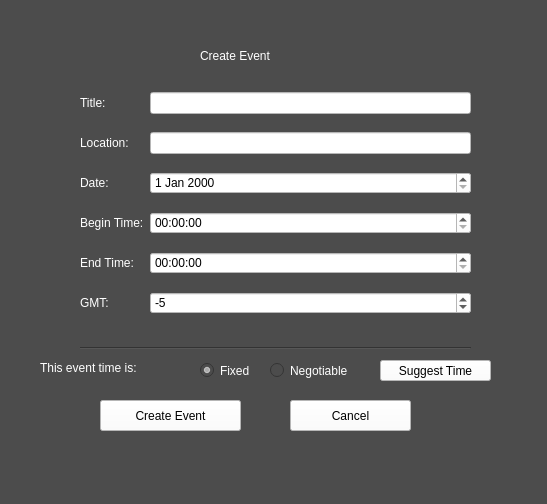
<?xml version="1.0" encoding="UTF-8"?>
<ui version="4.0">
 <class>createevent</class>
 <widget class="QWidget" name="createevent">
  <property name="geometry">
   <rect>
    <x>0</x>
    <y>0</y>
    <width>547</width>
    <height>504</height>
   </rect>
  </property>
  <property name="windowTitle">
   <string>Personal Event</string>
  </property>
  <property name="styleSheet">
   <string notr="true">background-color: rgb(76, 76, 76);
font: 12pt &quot;Courier&quot;;</string>
  </property>
  <widget class="QPushButton" name="pushButton">
   <property name="geometry">
    <rect>
     <x>100</x>
     <y>400</y>
     <width>141</width>
     <height>31</height>
    </rect>
   </property>
   <property name="styleSheet">
    <string notr="true">background-color: rgb(255, 255, 255);
color: rgb(0, 0, 0);
font: 13pt &quot;Courier&quot;;
</string>
   </property>
   <property name="text">
    <string>Create Event</string>
   </property>
  </widget>
  <widget class="QWidget" name="gridLayoutWidget">
   <property name="geometry">
    <rect>
     <x>80</x>
     <y>80</y>
     <width>391</width>
     <height>251</height>
    </rect>
   </property>
   <layout class="QGridLayout" name="gridLayout_2">
    <item row="0" column="0">
     <widget class="QLabel" name="title_2">
      <property name="styleSheet">
       <string notr="true">color: rgb(255, 255, 255);
font: 13pt &quot;Courier&quot;;</string>
      </property>
      <property name="text">
       <string>Title:</string>
      </property>
     </widget>
    </item>
    <item row="1" column="0">
     <widget class="QLabel" name="location_2">
      <property name="styleSheet">
       <string notr="true">color: rgb(255, 255, 255);
font: 13pt &quot;Courier&quot;;</string>
      </property>
      <property name="text">
       <string>Location:</string>
      </property>
     </widget>
    </item>
    <item row="4" column="0">
     <widget class="QLabel" name="end_time_2">
      <property name="styleSheet">
       <string notr="true">color: rgb(255, 255, 255);
font: 13pt &quot;Courier&quot;;</string>
      </property>
      <property name="text">
       <string>End Time:</string>
      </property>
     </widget>
    </item>
    <item row="3" column="0">
     <widget class="QLabel" name="begin_time_2">
      <property name="styleSheet">
       <string notr="true">color: rgb(255, 255, 255);
font: 13pt &quot;Courier&quot;;</string>
      </property>
      <property name="text">
       <string>Begin Time:</string>
      </property>
     </widget>
    </item>
    <item row="2" column="0">
     <widget class="QLabel" name="date_label">
      <property name="styleSheet">
       <string notr="true">color: rgb(255, 255, 255);
font: 13pt &quot;Courier&quot;;</string>
      </property>
      <property name="text">
       <string>Date:</string>
      </property>
     </widget>
    </item>
    <item row="0" column="1">
     <widget class="QLineEdit" name="title_input_2">
      <property name="styleSheet">
       <string notr="true">background-color: rgb(255, 255, 255);</string>
      </property>
     </widget>
    </item>
    <item row="1" column="1">
     <widget class="QLineEdit" name="location_input_2">
      <property name="styleSheet">
       <string notr="true">background-color: rgb(255, 255, 255);</string>
      </property>
     </widget>
    </item>
    <item row="3" column="1">
     <widget class="QTimeEdit" name="begin_time_edit_2">
      <property name="styleSheet">
       <string notr="true">background-color: rgb(255, 255, 255);</string>
      </property>
     </widget>
    </item>
    <item row="2" column="1">
     <widget class="QDateEdit" name="dateEdit">
      <property name="styleSheet">
       <string notr="true">background-color: rgb(255, 255, 255);</string>
      </property>
     </widget>
    </item>
    <item row="5" column="0">
     <widget class="QLabel" name="label_2">
      <property name="styleSheet">
       <string notr="true">color: rgb(255, 255, 255);
font: 13pt &quot;Courier&quot;;</string>
      </property>
      <property name="text">
       <string>GMT:</string>
      </property>
     </widget>
    </item>
    <item row="5" column="1">
     <widget class="QSpinBox" name="timezoneOffset">
      <property name="toolTip">
       <string>Offset from GMT (e.g. Eastern is -5)</string>
      </property>
      <property name="styleSheet">
       <string notr="true">background-color: rgb(255, 255, 255);</string>
      </property>
      <property name="minimum">
       <number>-12</number>
      </property>
      <property name="maximum">
       <number>12</number>
      </property>
      <property name="value">
       <number>-5</number>
      </property>
      <property name="date" stdset="0">
       <date>
        <year>2016</year>
        <month>11</month>
        <day>11</day>
       </date>
      </property>
     </widget>
    </item>
    <item row="4" column="1">
     <widget class="QTimeEdit" name="begin_time_edit_3">
      <property name="styleSheet">
       <string notr="true">background-color: rgb(255, 255, 255);</string>
      </property>
     </widget>
    </item>
   </layout>
  </widget>
  <widget class="QPushButton" name="pushCancel">
   <property name="geometry">
    <rect>
     <x>290</x>
     <y>400</y>
     <width>121</width>
     <height>31</height>
    </rect>
   </property>
   <property name="styleSheet">
    <string notr="true">background-color: rgb(255, 255, 255);
color: rgb(0, 0, 0);
font: 13pt &quot;Courier&quot;;
</string>
   </property>
   <property name="text">
    <string>Cancel</string>
   </property>
  </widget>
  <widget class="QLabel" name="label">
   <property name="geometry">
    <rect>
     <x>40</x>
     <y>360</y>
     <width>201</width>
     <height>16</height>
    </rect>
   </property>
   <property name="styleSheet">
    <string notr="true">color: rgb(255, 255, 255);
font: 13pt &quot;Courier&quot;;</string>
   </property>
   <property name="text">
    <string>This event time is:</string>
   </property>
  </widget>
  <widget class="QRadioButton" name="radioFixed">
   <property name="geometry">
    <rect>
     <x>200</x>
     <y>360</y>
     <width>81</width>
     <height>21</height>
    </rect>
   </property>
   <property name="styleSheet">
    <string notr="true">color: rgb(255, 255, 255);
font: 13pt &quot;Courier&quot;;</string>
   </property>
   <property name="text">
    <string>Fixed</string>
   </property>
   <property name="checked">
    <bool>true</bool>
   </property>
  </widget>
  <widget class="QRadioButton" name="radioNegotiable">
   <property name="geometry">
    <rect>
     <x>270</x>
     <y>360</y>
     <width>131</width>
     <height>21</height>
    </rect>
   </property>
   <property name="styleSheet">
    <string notr="true">color: rgb(255, 255, 255);
font: 13pt &quot;Courier&quot;;</string>
   </property>
   <property name="text">
    <string>Negotiable</string>
   </property>
   <property name="checked">
    <bool>false</bool>
   </property>
  </widget>
  <widget class="QPushButton" name="suggest_time">
   <property name="geometry">
    <rect>
     <x>380</x>
     <y>360</y>
     <width>111</width>
     <height>21</height>
    </rect>
   </property>
   <property name="styleSheet">
    <string notr="true">background-color: rgb(255, 255, 255);
color: rgb(0, 0, 0);
font: 13pt &quot;Courier&quot;;
</string>
   </property>
   <property name="text">
    <string>Suggest Time</string>
   </property>
  </widget>
  <widget class="Line" name="line">
   <property name="geometry">
    <rect>
     <x>80</x>
     <y>340</y>
     <width>391</width>
     <height>16</height>
    </rect>
   </property>
   <property name="orientation">
    <enum>Qt::Horizontal</enum>
   </property>
  </widget>
  <widget class="QLabel" name="title_3">
   <property name="geometry">
    <rect>
     <x>200</x>
     <y>20</y>
     <width>201</width>
     <height>71</height>
    </rect>
   </property>
   <property name="styleSheet">
    <string notr="true">color: rgb(255, 255, 255);
font: 20pt &quot;Times New Roman&quot;;</string>
   </property>
   <property name="text">
    <string>Create Event</string>
   </property>
  </widget>
  <zorder>title_3</zorder>
  <zorder>pushButton</zorder>
  <zorder>gridLayoutWidget</zorder>
  <zorder>pushCancel</zorder>
  <zorder>label</zorder>
  <zorder>radioFixed</zorder>
  <zorder>radioNegotiable</zorder>
  <zorder>suggest_time</zorder>
  <zorder>line</zorder>
 </widget>
 <resources/>
 <connections/>
</ui>
